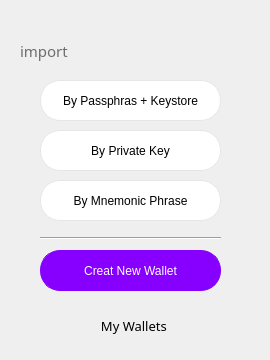
     <widget class="QWidget" name="page">
      <widget class="QWidget" name="importForm" native="true">
       <property name="geometry">
        <rect>
         <x>0</x>
         <y>30</y>
         <width>261</width>
         <height>321</height>
        </rect>
       </property>
       <widget class="QToolButton" name="mw_2">
        <property name="geometry">
         <rect>
          <x>60</x>
          <y>280</y>
          <width>141</width>
          <height>31</height>
         </rect>
        </property>
        <property name="font">
         <font>
          <family>微软雅黑</family>
          <pointsize>10</pointsize>
         </font>
        </property>
        <property name="focusPolicy">
         <enum>Qt::NoFocus</enum>
        </property>
        <property name="styleSheet">
         <string notr="true">border:0px;
</string>
        </property>
        <property name="text">
         <string>  My Wallets</string>
        </property>
        <property name="icon">
         <iconset resource="pic.qrc">
          <normaloff>:/pic/mw0.png</normaloff>:/pic/mw0.png</iconset>
        </property>
        <property name="iconSize">
         <size>
          <width>200</width>
          <height>200</height>
         </size>
        </property>
        <property name="popupMode">
         <enum>QToolButton::DelayedPopup</enum>
        </property>
        <property name="toolButtonStyle">
         <enum>Qt::ToolButtonTextBesideIcon</enum>
        </property>
        <property name="autoRaise">
         <bool>false</bool>
        </property>
       </widget>
       <widget class="QLabel" name="label_4">
        <property name="geometry">
         <rect>
          <x>20</x>
          <y>10</y>
          <width>71</width>
          <height>21</height>
         </rect>
        </property>
        <property name="font">
         <font>
          <family>微软雅黑 Light</family>
          <pointsize>11</pointsize>
         </font>
        </property>
        <property name="styleSheet">
         <string notr="true">color: rgb(109, 109, 109);</string>
        </property>
        <property name="text">
         <string>import</string>
        </property>
       </widget>
       <widget class="Line" name="line_28">
        <property name="geometry">
         <rect>
          <x>40</x>
          <y>200</y>
          <width>181</width>
          <height>16</height>
         </rect>
        </property>
        <property name="orientation">
         <enum>Qt::Horizontal</enum>
        </property>
       </widget>
       <widget class="QPushButton" name="import_Pri">
        <property name="geometry">
         <rect>
          <x>40</x>
          <y>100</y>
          <width>181</width>
          <height>41</height>
         </rect>
        </property>
        <property name="font">
         <font>
          <family>Arial</family>
          <pointsize>9</pointsize>
          <weight>9</weight>
          <italic>false</italic>
          <bold>false</bold>
         </font>
        </property>
        <property name="cursor">
         <cursorShape>PointingHandCursor</cursorShape>
        </property>
        <property name="focusPolicy">
         <enum>Qt::NoFocus</enum>
        </property>
        <property name="styleSheet">
         <string notr="true">border-width: 1px;
border-color: rgb(230, 230, 230);
background-color: rgb(255, 255, 255);
color: rgb(0, 0, 0);
border-radius:20px;
border-style:solid; 
font: 75 9pt &quot;Arial&quot;;</string>
        </property>
        <property name="text">
         <string>By Private Key</string>
        </property>
        <property name="flat">
         <bool>true</bool>
        </property>
       </widget>
       <widget class="QPushButton" name="creat_new_wallet">
        <property name="geometry">
         <rect>
          <x>40</x>
          <y>220</y>
          <width>181</width>
          <height>41</height>
         </rect>
        </property>
        <property name="font">
         <font>
          <family>Arial</family>
          <pointsize>9</pointsize>
          <weight>9</weight>
          <italic>false</italic>
          <bold>false</bold>
         </font>
        </property>
        <property name="cursor">
         <cursorShape>PointingHandCursor</cursorShape>
        </property>
        <property name="focusPolicy">
         <enum>Qt::NoFocus</enum>
        </property>
        <property name="styleSheet">
         <string notr="true">border-width: 1px;
border-color: rgb(135, 0, 255);
background-color: rgb(135, 0, 255);
font: 75 9pt &quot;Arial&quot;;
color: rgb(255, 255, 255);
border-radius:20px;
border-style:solid; 
</string>
        </property>
        <property name="text">
         <string>Creat New Wallet</string>
        </property>
        <property name="flat">
         <bool>true</bool>
        </property>
       </widget>
       <widget class="QPushButton" name="import_Keystore">
        <property name="geometry">
         <rect>
          <x>40</x>
          <y>50</y>
          <width>181</width>
          <height>41</height>
         </rect>
        </property>
        <property name="font">
         <font>
          <family>Arial</family>
          <pointsize>9</pointsize>
          <weight>9</weight>
          <italic>false</italic>
          <bold>false</bold>
         </font>
        </property>
        <property name="cursor">
         <cursorShape>PointingHandCursor</cursorShape>
        </property>
        <property name="focusPolicy">
         <enum>Qt::NoFocus</enum>
        </property>
        <property name="styleSheet">
         <string notr="true">border-width: 1px;
border-color: rgb(230, 230, 230);
background-color: rgb(255, 255, 255);
color: rgb(0, 0, 0);
border-radius:20px;
border-style:solid; 
font: 75 9pt &quot;Arial&quot;;</string>
        </property>
        <property name="text">
         <string>By Passphras + Keystore</string>
        </property>
        <property name="flat">
         <bool>true</bool>
        </property>
       </widget>
       <widget class="QPushButton" name="import_MP">
        <property name="enabled">
         <bool>false</bool>
        </property>
        <property name="geometry">
         <rect>
          <x>40</x>
          <y>150</y>
          <width>181</width>
          <height>41</height>
         </rect>
        </property>
        <property name="font">
         <font>
          <family>Arial</family>
          <pointsize>9</pointsize>
          <weight>9</weight>
          <italic>false</italic>
          <bold>false</bold>
         </font>
        </property>
        <property name="cursor">
         <cursorShape>PointingHandCursor</cursorShape>
        </property>
        <property name="focusPolicy">
         <enum>Qt::NoFocus</enum>
        </property>
        <property name="styleSheet">
         <string notr="true">border-width: 1px;
border-color: rgb(230, 230, 230);
background-color: rgb(255, 255, 255);
color: rgb(0, 0, 0);
border-radius:20px;
border-style:solid; 
font: 75 9pt &quot;Arial&quot;;</string>
        </property>
        <property name="text">
         <string>By Mnemonic Phrase</string>
        </property>
        <property name="flat">
         <bool>true</bool>
        </property>
       </widget>
      </widget>
     </widget>
